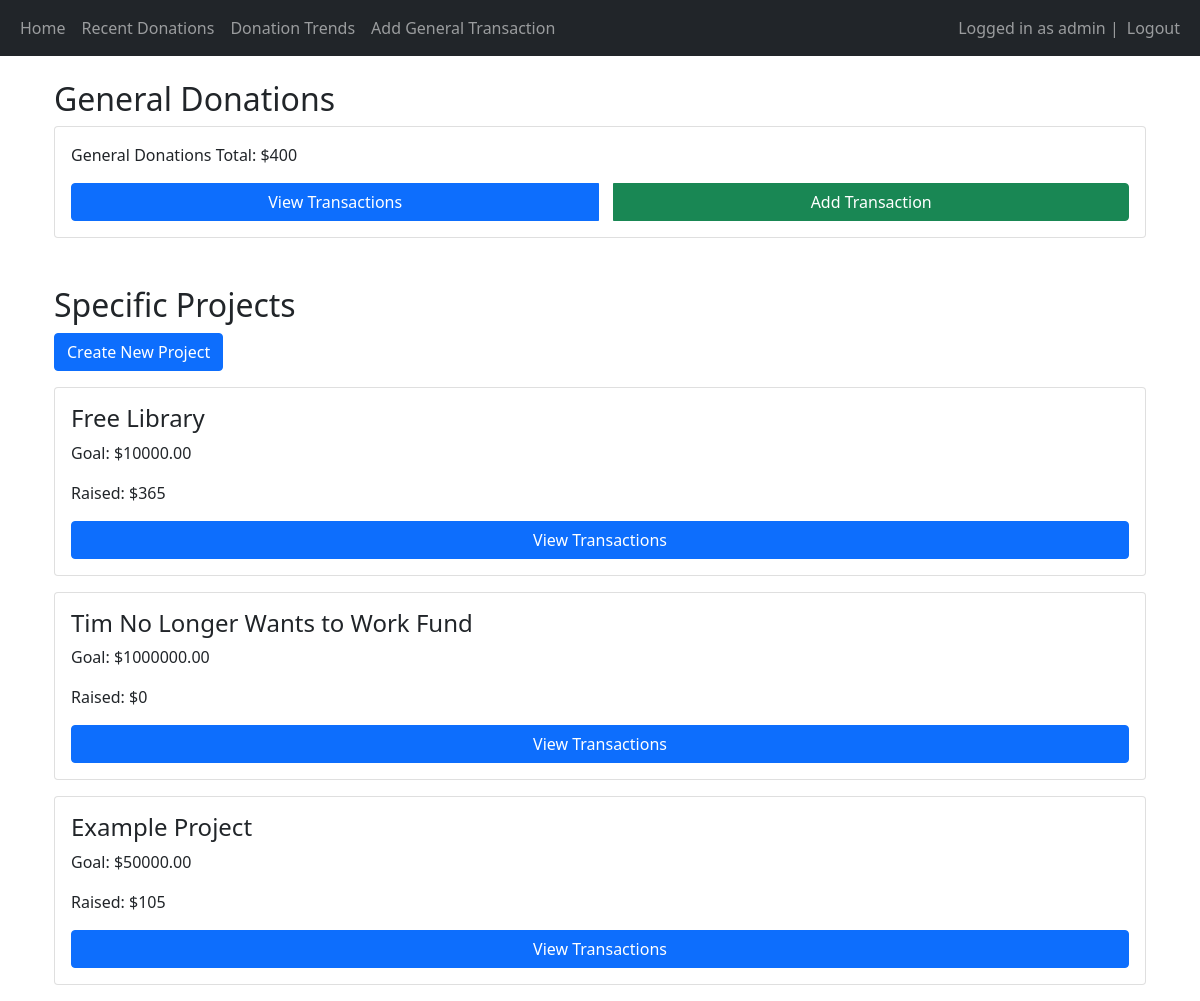
Screenshot of / (signed in) with the database file from the repository.
### main/models.py (models this page shows, shortened)
class Project(models.Model):
    name = models.CharField(max_length=100)
    start_date = models.DateField()
    end_date = models.DateField()
    goal_amount = models.DecimalField(max_digits=10, decimal_places=2)
    description = models.TextField(null=True, blank=True)
    owner = models.ForeignKey(User, on_delete=models.CASCADE)

### main/views.py (the view)
# urls.py: path('', views.home, name='home'),
def home(request):
    general_total = Transaction.objects.filter(fund="general").aggregate(Sum('amount'))['amount__sum'] or 0
    projects = Project.objects.all()
    project_data = []
    for project in projects:
        total_raised = project.transactions.aggregate(Sum('amount'))['amount__sum'] or 0
        project_data.append({
            'project': project,
            'total_raised': total_raised,
            'is_owner': project.owner ==request.user
        })
    return render(request, 'main/home.html', {
        'general_total': general_total,
        'project_data': project_data
    })

### main/templates/main/home.html (shortened to what this page needs)
{% extends 'main/base.html' %}
{% block content %}
<div class="container mt-4">
    <h2>General Donations</h2>
    <div class="card p-3">
        <p>General Donations Total: ${{ general_total }}</p>
        <div class="btn-group">
            <a href="{% url 'view_general_transactions' %}" class="btn btn-primary">View Transactions</a>
            <a href="{% url 'add_general_transaction' %}" class="btn btn-success">Add Transaction</a>
        </div>
    </div>
    <h2 class="mt-5">Specific Projects</h2>
    <a href="{% url 'create_project' %}" class="btn btn-primary mb-3">Create New Project</a>
    {% for data in project_data %}
    <div class="card p-3 mb-3">
        <h4>{{ data.project.name }}</h4>
        <p>Goal: ${{ data.project.goal_amount }}</p>
        <p>Raised: ${{ data.total_raised }}</p>
        <div class="btn-group">
            <a href="{% url 'view_project_transactions' data.project.id %}" class="btn btn-primary">View Transactions</a>
        </div>
    </div>
    {% endfor %}
</div>
{% endblock %}

### main/templates/main/base.html (shortened to what this page needs)
<!DOCTYPE html>
<html lang="en">
<head>
    <link href="https://cdn.jsdelivr.net/npm/bootstrap@5.1.3/dist/css/bootstrap.min.css" rel="stylesheet">
</head>
<body>
    <nav class="navbar navbar-expand-lg navbar-dark bg-dark">
        <div class="container-fluid">
            <div>
                <ul class="navbar-nav">
                    <li class="nav-item">
                        <a class="nav-link" href="/home">Home</a>
                    </li>
                    <li class="nav-item">
                        <a class="nav-link" href="/donations">Recent Donations</a>
                    </li>
                    <li class="nav-item">
                        <a class="nav-link" href="/trends">Donation Trends</a>
                    </li>
                    <li class="nav-item">
                        <a class="nav-link" href="{% url 'add_general_transaction' %}">Add General Transaction</a>
                    </li>
                </ul>
            </div>
            <div>
                <ul class="navbar-nav">
                    {% if user.is_authenticated %}
                    <span class="navbar-text">Logged in as {{ user.username }} | </span>
                    <li class="nav-item">
                        <a class="nav-link" href="/logout">Logout</a>
                    </li>
                    {% else %}
                    <li class="nav-item">
                        <a class="nav-link" href="/login">Login</a>
                    </li>
                    {% endif %}
                </ul>
            </div>
        </div>
    </nav>
    <div class="container">
        {% block content %}{% endblock %}
    </div>
</body>
</html>

### main/templates/main/base.html (style rules this page uses)
.btn-group { display: flex; gap: 15px; justify-content: center; flex-wrap: wrap; }

### rows the page displays
Project: project.name "Free Library", project.goal_amount "10000.00", total_raised "365"
Project: project.name "Tim No Longer Wants to Work Fund", project.goal_amount "1000000.00", total_raised "0"
Project: project.name "Example Project", project.goal_amount "50000.00", total_raised "105"

### other values shown
{{ user.username }} "admin"
{{ general_total }} "400"
